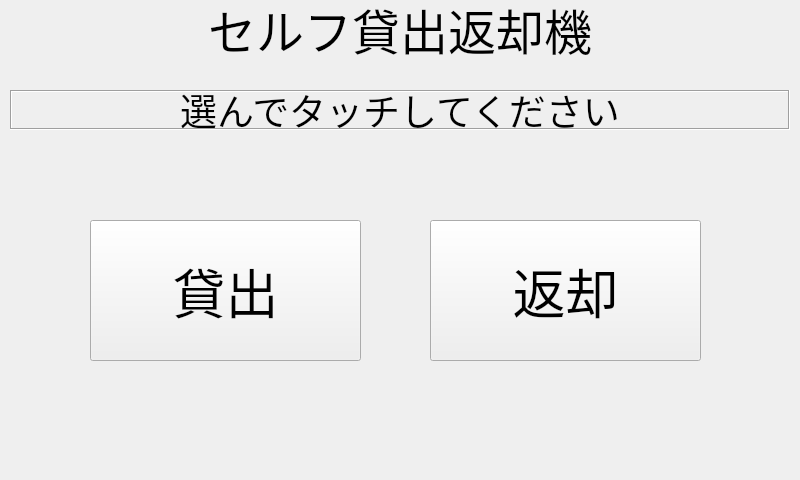
<?xml version="1.0" encoding="UTF-8"?>
<ui version="4.0">
 <class>main_window</class>
 <widget class="QWidget" name="main_window">
  <property name="geometry">
   <rect>
    <x>0</x>
    <y>0</y>
    <width>800</width>
    <height>480</height>
   </rect>
  </property>
  <property name="windowTitle">
   <string>セルフ貸出機</string>
  </property>
  <widget class="QPushButton" name="btnCheckout">
   <property name="geometry">
    <rect>
     <x>90</x>
     <y>220</y>
     <width>271</width>
     <height>141</height>
    </rect>
   </property>
   <property name="font">
    <font>
     <family>TakaoGothic</family>
     <pointsize>40</pointsize>
    </font>
   </property>
   <property name="text">
    <string>貸出</string>
   </property>
  </widget>
  <widget class="QPushButton" name="btnCheckin">
   <property name="geometry">
    <rect>
     <x>430</x>
     <y>220</y>
     <width>271</width>
     <height>141</height>
    </rect>
   </property>
   <property name="font">
    <font>
     <family>TakaoGothic</family>
     <pointsize>40</pointsize>
    </font>
   </property>
   <property name="text">
    <string>返却</string>
   </property>
  </widget>
  <widget class="QLabel" name="lblTitle">
   <property name="geometry">
    <rect>
     <x>0</x>
     <y>0</y>
     <width>800</width>
     <height>58</height>
    </rect>
   </property>
   <property name="font">
    <font>
     <family>TakaoGothic</family>
     <pointsize>36</pointsize>
    </font>
   </property>
   <property name="text">
    <string>セルフ貸出返却機</string>
   </property>
   <property name="alignment">
    <set>Qt::AlignCenter</set>
   </property>
  </widget>
  <widget class="QLabel" name="lblStatus">
   <property name="geometry">
    <rect>
     <x>10</x>
     <y>90</y>
     <width>780</width>
     <height>40</height>
    </rect>
   </property>
   <property name="font">
    <font>
     <family>TakaoPGothic</family>
     <pointsize>28</pointsize>
    </font>
   </property>
   <property name="frameShape">
    <enum>QFrame::Box</enum>
   </property>
   <property name="frameShadow">
    <enum>QFrame::Sunken</enum>
   </property>
   <property name="text">
    <string>選んでタッチしてください</string>
   </property>
   <property name="alignment">
    <set>Qt::AlignCenter</set>
   </property>
  </widget>
 </widget>
 <resources/>
 <connections/>
</ui>
